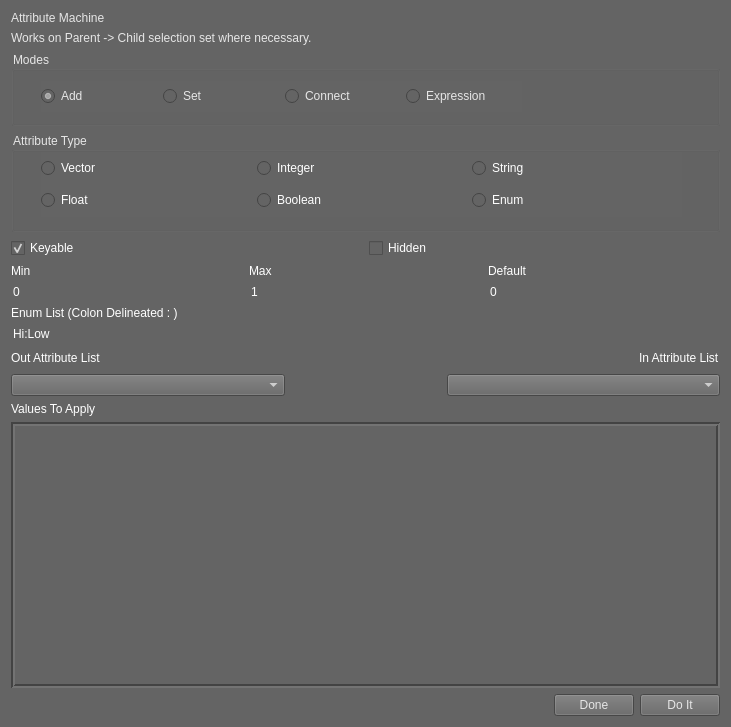
<?xml version="1.0" encoding="UTF-8"?>
<ui version="4.0">
 <class>machine</class>
 <widget class="QWidget" name="machine">
  <property name="windowModality">
   <enum>Qt::WindowModal</enum>
  </property>
  <property name="geometry">
   <rect>
    <x>0</x>
    <y>0</y>
    <width>731</width>
    <height>727</height>
   </rect>
  </property>
  <property name="windowTitle">
   <string>Attribute Machine</string>
  </property>
  <property name="styleSheet">
   <string notr="true">background-color: rgb(100, 100, 100);
color: rgb(230, 230, 230);</string>
  </property>
  <layout class="QVBoxLayout" name="verticalLayout_6">
   <item>
    <widget class="QLabel" name="Title">
     <property name="styleSheet">
      <string notr="true">font: 75 22pt &quot;BankGothic&quot;;</string>
     </property>
     <property name="text">
      <string>Attribute Machine</string>
     </property>
    </widget>
   </item>
   <item>
    <widget class="QLabel" name="Descriptor">
     <property name="text">
      <string>Works on Parent -&gt; Child selection set where necessary.</string>
     </property>
    </widget>
   </item>
   <item>
    <widget class="QGroupBox" name="modes_group">
     <property name="minimumSize">
      <size>
       <width>0</width>
       <height>75</height>
      </size>
     </property>
     <property name="styleSheet">
      <string notr="true">background-color: rgb(100, 100, 100);
color: rgb(230, 230, 230);</string>
     </property>
     <property name="title">
      <string>Modes</string>
     </property>
     <widget class="QWidget" name="layoutWidget">
      <property name="geometry">
       <rect>
        <x>30</x>
        <y>30</y>
        <width>481</width>
        <height>31</height>
       </rect>
      </property>
      <layout class="QHBoxLayout" name="horizontalLayout">
       <item>
        <widget class="QRadioButton" name="add_mode">
         <property name="text">
          <string>Add</string>
         </property>
         <property name="checked">
          <bool>true</bool>
         </property>
        </widget>
       </item>
       <item>
        <widget class="QRadioButton" name="set_mode">
         <property name="text">
          <string>Set</string>
         </property>
        </widget>
       </item>
       <item>
        <widget class="QRadioButton" name="connect_mode">
         <property name="text">
          <string>Connect</string>
         </property>
        </widget>
       </item>
       <item>
        <widget class="QRadioButton" name="command_mode">
         <property name="text">
          <string>Expression</string>
         </property>
        </widget>
       </item>
      </layout>
     </widget>
    </widget>
   </item>
   <item>
    <widget class="QGroupBox" name="attr_type">
     <property name="minimumSize">
      <size>
       <width>0</width>
       <height>100</height>
      </size>
     </property>
     <property name="styleSheet">
      <string notr="true">background-color: rgb(100, 100, 100);
color: rgb(230, 230, 230);
</string>
     </property>
     <property name="title">
      <string>Attribute Type</string>
     </property>
     <widget class="QWidget" name="layoutWidget">
      <property name="geometry">
       <rect>
        <x>30</x>
        <y>20</y>
        <width>641</width>
        <height>65</height>
       </rect>
      </property>
      <layout class="QVBoxLayout" name="verticalLayout_5">
       <item>
        <layout class="QHBoxLayout" name="horizontalLayout_7">
         <item>
          <widget class="QRadioButton" name="vector_btn">
           <property name="styleSheet">
            <string notr="true">QRadioButton:disabled {
	color: rgb(117, 117, 177);
}
QRadioButton:enabled {
	color: rgb(255, 255, 255);
}</string>
           </property>
           <property name="text">
            <string>Vector</string>
           </property>
          </widget>
         </item>
         <item>
          <widget class="QRadioButton" name="int_btn">
           <property name="styleSheet">
            <string notr="true">QRadioButton:disabled {
	color: rgb(117, 117, 177);
}
QRadioButton:enabled {
	color: rgb(255, 255, 255);
}</string>
           </property>
           <property name="text">
            <string>Integer</string>
           </property>
          </widget>
         </item>
         <item>
          <widget class="QRadioButton" name="string_btn">
           <property name="styleSheet">
            <string notr="true">QRadioButton:disabled {
	color: rgb(117, 117, 177);
}
QRadioButton:enabled {
	color: rgb(255, 255, 255);
}</string>
           </property>
           <property name="text">
            <string>String</string>
           </property>
          </widget>
         </item>
        </layout>
       </item>
       <item>
        <layout class="QHBoxLayout" name="horizontalLayout_6">
         <item>
          <widget class="QRadioButton" name="float_btn">
           <property name="styleSheet">
            <string notr="true">QRadioButton:disabled {
	color: rgb(117, 117, 177);
}
QRadioButton:enabled {
	color: rgb(255, 255, 255);
}</string>
           </property>
           <property name="text">
            <string>Float</string>
           </property>
          </widget>
         </item>
         <item>
          <widget class="QRadioButton" name="bool_btn">
           <property name="styleSheet">
            <string notr="true">QRadioButton:disabled {
	color: rgb(117, 117, 177);
}
QRadioButton:enabled {
	color: rgb(255, 255, 255);
}</string>
           </property>
           <property name="text">
            <string>Boolean</string>
           </property>
          </widget>
         </item>
         <item>
          <widget class="QRadioButton" name="enum_btn">
           <property name="styleSheet">
            <string notr="true">QRadioButton:disabled {
	color: rgb(117, 117, 177);
}
QRadioButton:enabled {
	color: rgb(255, 255, 255);
}</string>
           </property>
           <property name="text">
            <string>Enum</string>
           </property>
          </widget>
         </item>
        </layout>
       </item>
      </layout>
     </widget>
    </widget>
   </item>
   <item>
    <layout class="QHBoxLayout" name="horizontalLayout_8">
     <item>
      <widget class="QCheckBox" name="keyable">
       <property name="styleSheet">
        <string notr="true">QCheckBox:disabled {
	color: rgb(117, 117, 177);
}
QCheckBox:enabled {
	color: rgb(255, 255, 255);
}</string>
       </property>
       <property name="text">
        <string>Keyable</string>
       </property>
       <property name="checked">
        <bool>true</bool>
       </property>
      </widget>
     </item>
     <item>
      <widget class="QCheckBox" name="hidden">
       <property name="styleSheet">
        <string notr="true">QCheckBox:disabled {
	color: rgb(117, 117, 177);
}
QCheckBox:enabled {
	color: rgb(255, 255, 255);
}</string>
       </property>
       <property name="text">
        <string>Hidden</string>
       </property>
      </widget>
     </item>
    </layout>
   </item>
   <item>
    <layout class="QHBoxLayout" name="horizontalLayout_5">
     <item>
      <layout class="QVBoxLayout" name="verticalLayout">
       <item>
        <widget class="QLabel" name="min_val_label">
         <property name="styleSheet">
          <string notr="true">QLabel:disabled {
	color: rgb(117, 117, 177);
}
QLabel:enabled {
	color: rgb(255, 255, 255);
}</string>
         </property>
         <property name="text">
          <string>Min</string>
         </property>
        </widget>
       </item>
       <item>
        <widget class="QLineEdit" name="min_val">
         <property name="enabled">
          <bool>true</bool>
         </property>
         <property name="styleSheet">
          <string notr="true">QLineEdit:disabled {
	color:rgb(117, 117, 117);
	border: rgb(100, 100, 100);
}
QLineEdit:enabled {
	color: rgb(255, 255, 255);
	border: rgb(220, 220, 220);
}</string>
         </property>
         <property name="inputMethodHints">
          <set>Qt::ImhFormattedNumbersOnly</set>
         </property>
         <property name="text">
          <string>0</string>
         </property>
        </widget>
       </item>
      </layout>
     </item>
     <item>
      <layout class="QVBoxLayout" name="verticalLayout_2">
       <item>
        <widget class="QLabel" name="max_val_label">
         <property name="styleSheet">
          <string notr="true">QLabel:disabled {
	color: rgb(117, 117, 177);
}
QLabel:enabled {
	color: rgb(255, 255, 255);
}</string>
         </property>
         <property name="text">
          <string>Max</string>
         </property>
        </widget>
       </item>
       <item>
        <widget class="QLineEdit" name="max_val">
         <property name="styleSheet">
          <string notr="true">QLineEdit:disabled {
	color:rgb(117, 117, 117);
	border: rgb(100, 100, 100);
}
QLineEdit:enabled {
	color: rgb(255, 255, 255);
	border: rgb(220, 220, 220);
}</string>
         </property>
         <property name="inputMethodHints">
          <set>Qt::ImhFormattedNumbersOnly</set>
         </property>
         <property name="text">
          <string>1</string>
         </property>
        </widget>
       </item>
      </layout>
     </item>
     <item>
      <layout class="QVBoxLayout" name="verticalLayout_3">
       <item>
        <widget class="QLabel" name="default_val_label">
         <property name="styleSheet">
          <string notr="true">QLabel:disabled {
	color: rgb(117, 117, 177);
}
QLabel:enabled {
	color: rgb(255, 255, 255);
}</string>
         </property>
         <property name="text">
          <string>Default</string>
         </property>
        </widget>
       </item>
       <item>
        <widget class="QLineEdit" name="default_val">
         <property name="styleSheet">
          <string notr="true">QLineEdit:disabled {
	color:rgb(117, 117, 117);
	border: rgb(100, 100, 100);
}
QLineEdit:enabled {
	color: rgb(255, 255, 255);
	border: rgb(220, 220, 220);
}</string>
         </property>
         <property name="inputMethodHints">
          <set>Qt::ImhFormattedNumbersOnly</set>
         </property>
         <property name="text">
          <string>0</string>
         </property>
        </widget>
       </item>
      </layout>
     </item>
    </layout>
   </item>
   <item>
    <layout class="QVBoxLayout" name="verticalLayout_4">
     <item>
      <widget class="QLabel" name="enum_label">
       <property name="styleSheet">
        <string notr="true">QLabel:disabled {
	color: rgb(117, 117, 177);
}
QLabel:enabled {
	color: rgb(255, 255, 255);
}</string>
       </property>
       <property name="text">
        <string>Enum List (Colon Delineated : )</string>
       </property>
      </widget>
     </item>
     <item>
      <widget class="QLineEdit" name="enum_list">
       <property name="styleSheet">
        <string notr="true">QLineEdit:disabled {
	color:rgb(117, 117, 117);
	border: rgb(100, 100, 100);
}
QLineEdit:enabled {
	color: rgb(255, 255, 255);
	border: rgb(220, 220, 220);
}</string>
       </property>
       <property name="text">
        <string>Hi:Low</string>
       </property>
      </widget>
     </item>
    </layout>
   </item>
   <item>
    <layout class="QHBoxLayout" name="horizontalLayout_4">
     <item>
      <widget class="QLabel" name="out_attr_label">
       <property name="styleSheet">
        <string notr="true">QLabel:disabled {
	color: rgb(117, 117, 177);
}
QLabel:enabled {
	color: rgb(255, 255, 255);
}</string>
       </property>
       <property name="text">
        <string>Out Attribute List</string>
       </property>
      </widget>
     </item>
     <item>
      <spacer name="horizontalSpacer_2">
       <property name="orientation">
        <enum>Qt::Horizontal</enum>
       </property>
       <property name="sizeHint" stdset="0">
        <size>
         <width>40</width>
         <height>20</height>
        </size>
       </property>
      </spacer>
     </item>
     <item>
      <widget class="QLabel" name="in_attr_label">
       <property name="styleSheet">
        <string notr="true">QLabel:disabled {
	color: rgb(117, 117, 177);
}
QLabel:enabled {
	color: rgb(255, 255, 255);
}</string>
       </property>
       <property name="text">
        <string>In Attribute List</string>
       </property>
      </widget>
     </item>
    </layout>
   </item>
   <item>
    <layout class="QHBoxLayout" name="horizontalLayout_2">
     <item>
      <widget class="QComboBox" name="out_attrs">
       <property name="styleSheet">
        <string notr="true">QComboBox:disabled {
	color: rgb(117, 117, 177);
}
QComboBox:enabled {
	color: rgb(255, 255, 255);
}</string>
       </property>
      </widget>
     </item>
     <item>
      <widget class="Line" name="ConnectionLine">
       <property name="maximumSize">
        <size>
         <width>150</width>
         <height>16777215</height>
        </size>
       </property>
       <property name="frameShadow">
        <enum>QFrame::Raised</enum>
       </property>
       <property name="lineWidth">
        <number>4</number>
       </property>
      </widget>
     </item>
     <item>
      <widget class="QComboBox" name="in_attrs">
       <property name="styleSheet">
        <string notr="true">QComboBox:disabled {
	color: rgb(117, 117, 177);
}
QComboBox:enabled {
	color: rgb(255, 255, 255);
}</string>
       </property>
      </widget>
     </item>
    </layout>
   </item>
   <item>
    <widget class="QLabel" name="value_label">
     <property name="styleSheet">
      <string notr="true">QLabel:disabled {
	color: rgb(117, 117, 177);
}
QLabel:enabled {
	color: rgb(255, 255, 255);
}</string>
     </property>
     <property name="text">
      <string>Values To Apply</string>
     </property>
    </widget>
   </item>
   <item>
    <widget class="QPlainTextEdit" name="values">
     <property name="styleSheet">
      <string notr="true">QPlainTextEdit:disabled {
	color: rgb(117, 117, 177);
}
QPlainTextEdit:enabled {
	color: rgb(255, 255, 255);
}</string>
     </property>
     <property name="frameShape">
      <enum>QFrame::Box</enum>
     </property>
     <property name="lineWidth">
      <number>2</number>
     </property>
     <property name="documentTitle">
      <string/>
     </property>
     <property name="plainText">
      <string/>
     </property>
    </widget>
   </item>
   <item>
    <layout class="QHBoxLayout" name="horizontalLayout_3">
     <item>
      <spacer name="horizontalSpacer">
       <property name="orientation">
        <enum>Qt::Horizontal</enum>
       </property>
       <property name="sizeHint" stdset="0">
        <size>
         <width>40</width>
         <height>20</height>
        </size>
       </property>
      </spacer>
     </item>
     <item>
      <widget class="QPushButton" name="dont_do_it">
       <property name="text">
        <string>Done</string>
       </property>
      </widget>
     </item>
     <item>
      <widget class="QPushButton" name="do_it">
       <property name="text">
        <string>Do It</string>
       </property>
      </widget>
     </item>
    </layout>
   </item>
  </layout>
 </widget>
 <resources/>
 <connections/>
</ui>
